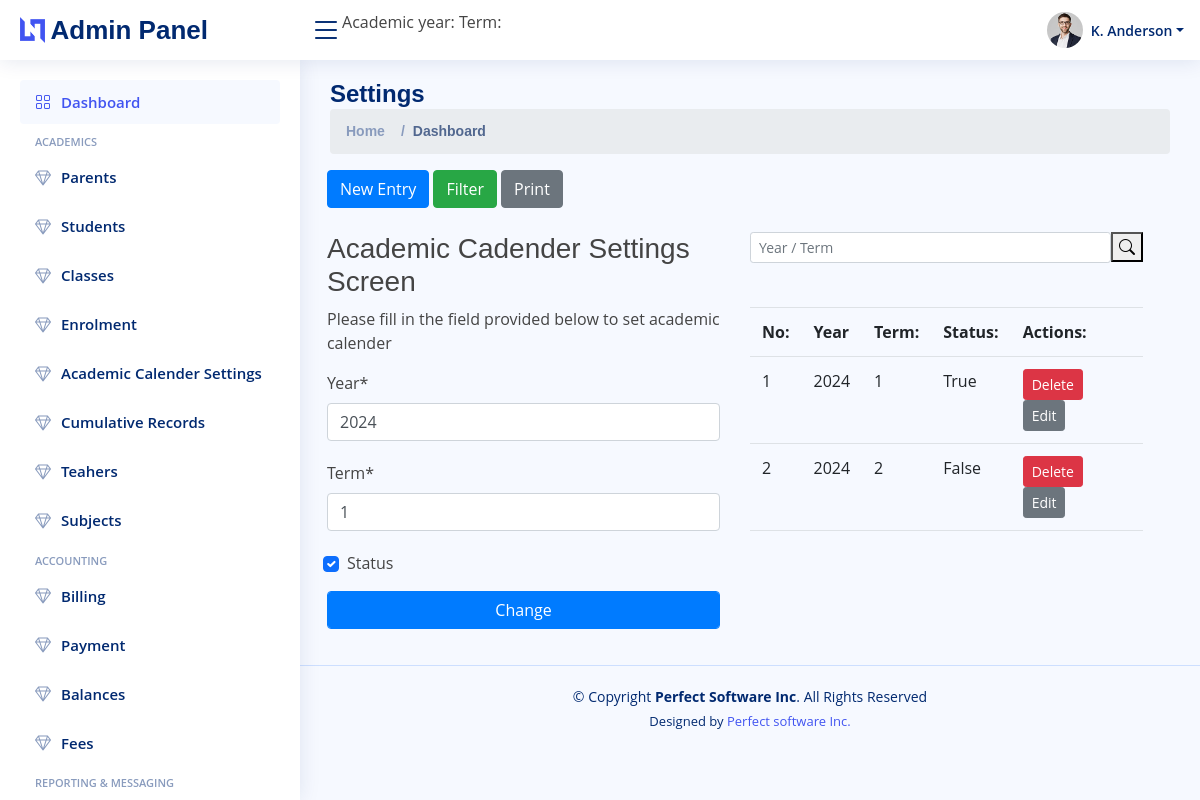
The app's page /dashboard/settings/edit/1 with its own data.
### core/models.py (models this page shows)
class AcademicSettings(models.Model):
    year = models.PositiveIntegerField( null=True)
    term = models.PositiveIntegerField(null=True)
    status = models.BooleanField(max_length = 15,default=False)
    createdAt = models.DateField(max_length = 30, default=datetime.date.today)
    updatedAt = models.DateField(max_length = 30, default=datetime.date.today)

### core/views.py (the view)
# urls.py: path("dashboard/settings/edit/<int:id>", views.edit, name = 'editclass')
def edit(request,id):
    setting = AcademicSettings.objects.filter(id = id).first()
    addSettingForm = SettingForm(data={
        "id":setting.id,
        "year":setting.year,
        "term": setting.term,
        "status": setting.status
        })
    return render(request,"settings.html",{'form':addSettingForm,'settings':AcademicSettings.objects.all()})

### core/forms/settingsform.py
class SettingForm(forms.ModelForm):
    id = forms.CharField(widget = forms.TextInput(attrs={'type':"hidden",'value':""}),required=False)
    def clean(self):
        if self.cleaned_data.get('year') <= 0:
            self.add_error('year',"Invalid Input (eg 2001 )")
        if self.cleaned_data.get('term') <= 0:
            self.add_error('term',"Invalid Input (eg 1 )")
        if self.cleaned_data.get('term') > 3:
            self.add_error('term',"Invalid Input (eg 1,2,3 )")
    class Meta:
        model = AcademicSettings
        fields = ['year','term','status']

### core/templates/settings.html (shortened to what this page needs)
{% extends 'dashboard.html' %}
{% load crispy_forms_tags %}
{%block pagetitle%}
<h1>Settings</h1>
{%endblock%}
{%block body%}
<div class="row">
    <div class="col-md-12">
        {%include 'header.html'%}
    </div>
    <div class="col-md-6">
        <h3>Academic Cadender Settings  Screen </h3>
        <p>Please fill in the field provided below to set academic calender</p>
        <form action="{% url 'settings' %}" class="login-form" method="post">
            {{ form|crispy }}
            <div class="form-group">
                <button type="submit" class="btn form-control btn-primary rounded submit px-3">Change
                    </button>
            </div>
        </form>
    </div>
    <div class="col-md-6">
        <div class="search-bar">
            <form action = "search" class="search-form d-flex align-items-center" method="POST" >
                <input class="form-control form-control-sm" style="width: 100%;" type="text" name="searchkey" placeholder="Year / Term" title="Enter search keyword">
              <button type="submit" title="Search" style="margin-bottom: 20px;"><i class="bi bi-search"></i></button>
            </form>
          </div><br>
        {%if settings|length == 0%}
                <h4>No Data Found </h4>
                {%else%}
                <table class="table">
                    <tr>
                        <th>No:</th>
                        <th>Year</th>
                        <th>Term:</th>
                        <th>Status:</th>
                        <th>Actions:</th>
                    </tr>
                {% for setting in settings%}
                <tr>
                    <td>{{setting.id}}</td>
                    <td>{{setting.year}}</td>
                    <td>{{setting.term}}</td>
                    <td>{{setting.status}}</td>
                    <td><a href="/dashboard/settings/delete/{{setting.id}}"><button class =" btn btn-danger btn-sm">Delete</button></a> &nbsp<a href="/dashboard/settings/edit/{{setting.id}}"><button class = "btn btn-secondary btn-sm">Edit</button></a></td>
                </tr>
                {%endfor%}
                {%endif%}
            </table>
    </div>
</div>
{%endblock%}

### static/style.css (style rules this page uses)
:root { scroll-behavior: smooth; }
body { font-family: "Open Sans", sans-serif; background: #f6f9ff; color: #444444; }
a { color: #4154f1; text-decoration: none; }
h1, h2, h3, h4, h5, h6 { font-family: "Nunito", sans-serif; }
.pagetitle h1 { font-size: 24px; margin-bottom: 0; font-weight: 600; color: #012970; }
input,select { margin-bottom: 20px; }

### records on screen
AcademicSettings: id "1", year "2024", term "1", status "True"
AcademicSettings: id "2", year "2024", term "2", status "False"
